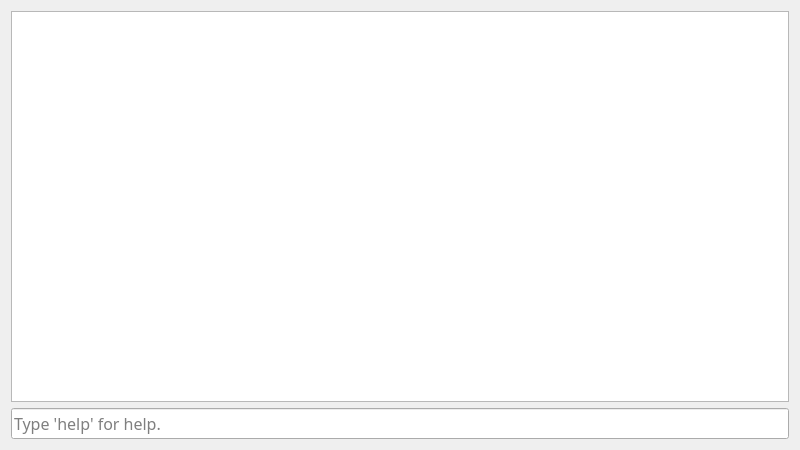
<?xml version="1.0" encoding="UTF-8"?>
<ui version="4.0">
 <class>ConsoleWidget</class>
 <widget class="QWidget" name="ConsoleWidget">
  <property name="geometry">
   <rect>
    <x>0</x>
    <y>0</y>
    <width>800</width>
    <height>450</height>
   </rect>
  </property>
  <property name="windowTitle">
   <string>Console</string>
  </property>
  <layout class="QVBoxLayout" name="verticalLayout">
   <item>
    <widget class="QPlainTextEdit" name="plainTextEdit">
     <property name="font">
      <font>
       <family>Cascadia Mono</family>
       <pointsize>14</pointsize>
      </font>
     </property>
     <property name="readOnly">
      <bool>true</bool>
     </property>
    </widget>
   </item>
   <item>
    <widget class="QLineEdit" name="lineEdit">
     <property name="minimumSize">
      <size>
       <width>0</width>
       <height>30</height>
      </size>
     </property>
     <property name="font">
      <font>
       <family>Cascadia Mono</family>
       <pointsize>12</pointsize>
      </font>
     </property>
     <property name="text">
      <string/>
     </property>
     <property name="maxLength">
      <number>10000</number>
     </property>
     <property name="placeholderText">
      <string>Type 'help' for help.</string>
     </property>
     <property name="clearButtonEnabled">
      <bool>true</bool>
     </property>
    </widget>
   </item>
  </layout>
 </widget>
 <resources/>
 <connections/>
</ui>
